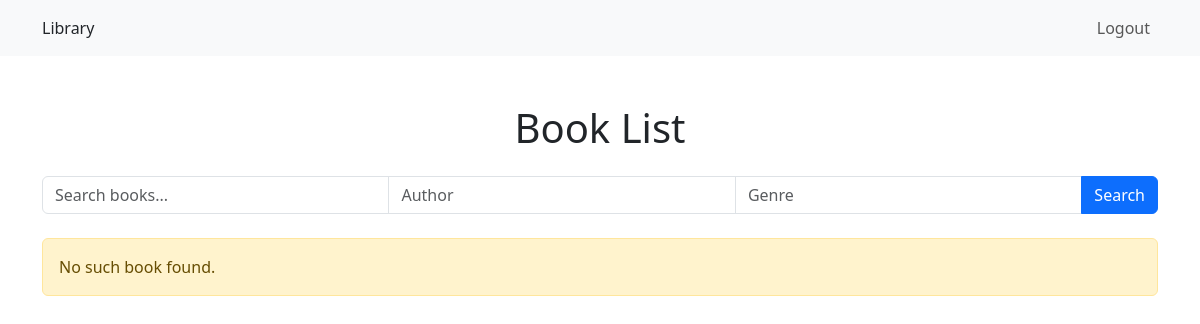
Page /books/library/?page=2 on the earlier database version.
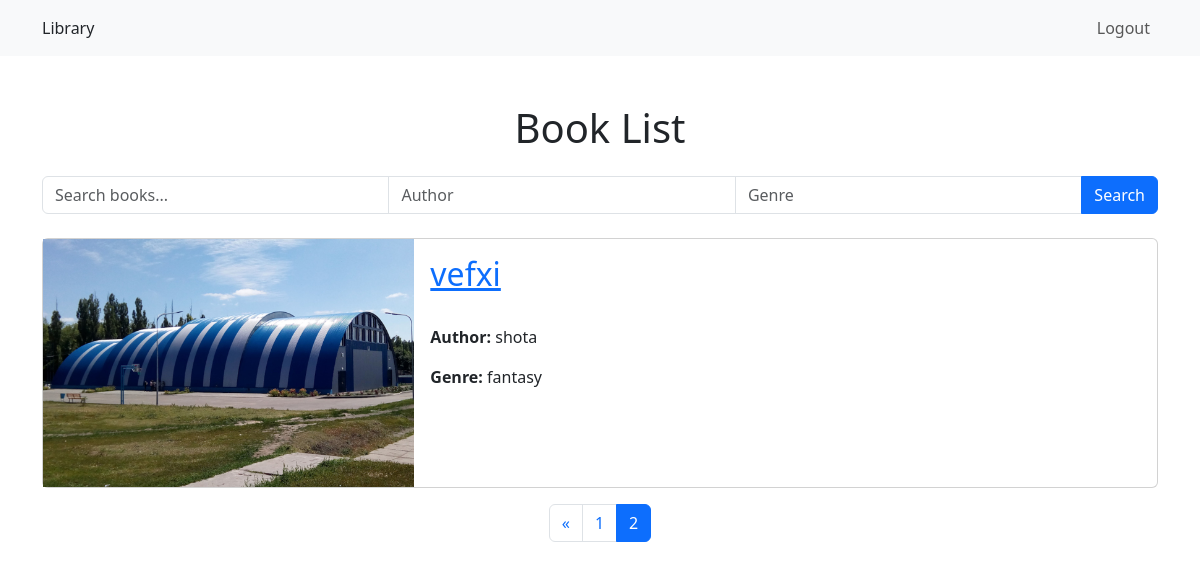
Same page on the later database version.
### books/models.py (models this page shows, shortened)
class Book(models.Model):
    author = models.ForeignKey(Author, on_delete=models.CASCADE)
    genre = models.ManyToManyField(Genre)
    title = models.CharField(max_length=200)
    publication_date = models.DateField()
    stock_quantity = models.IntegerField()
    image = models.ImageField(upload_to='book_images', null=True, blank=True, default='book_images/1.jpg')

class Author(models.Model):
    name = models.CharField(max_length=100)
    def __str__(self):
        return self.name

class Genre(models.Model):
    name = models.CharField(max_length=100)

### books/views.py (the view)
# urls.py: path('library/', library, name='library'),
def library(request):
    query = request.GET.get('query', '')
    author = request.GET.get('author', '')
    genre = request.GET.get('genre', '')
    books = Book.objects.all()
    if query:
        books = books.filter(title__icontains=query)
    if author:
        books = books.filter(author__name__icontains=author)  # Assuming 'name' is the field on the Author model
    if genre:
        books = books.filter(genre__name__icontains=genre)  # Assuming 'name' is the field on the Genre model
    filters_applied = any([query, author, genre])
    page = request.GET.get('page')
    if not filters_applied:
        paginator = Paginator(books, 2)  # Show 2 books per page
        try:
            books = paginator.page(page)
        except PageNotAnInteger:
            books = paginator.page(1)
            page = 1
        except EmptyPage:
            books = paginator.page(paginator.num_pages)
            page = paginator.num_pages
        else:
            page = int(page)
    else:
        page = None
    context = {
        'books': books,
        'filters_applied': filters_applied,
        'page': page,
    }
    return render(request, 'library.html', context)

### books/templates/library.html (shortened to what this page needs)
<!DOCTYPE html>
<html lang="en">
<head>
    <link href="https://cdn.jsdelivr.net/npm/bootstrap@5.3.0-alpha1/dist/css/bootstrap.min.css" rel="stylesheet">
</head>
<body>
<nav class="navbar navbar-expand-lg navbar-light bg-light">
    <div class="container">
        <a class="nav-link" href="{% url 'library' %}">Library</a>
        <div class="collapse navbar-collapse" id="navbarSupportedContent">
            <ul class="navbar-nav me-auto mb-2 mb-lg-0">
                <li class="nav-item">
                    <a class="nav-link" href="#"></a>
                </li>
            </ul>
            <ul class="navbar-nav">
                <li class="nav-item">
                    <a class="nav-link" href="{% url 'logout' %}">Logout</a>
                </li>
            </ul>
        </div>
    </div>
</nav>
<div class="container mt-5">
    <h1 class="text-center mb-4">Book List</h1>
    <form action="" method="GET" class="mb-4">
        <div class="input-group">
            <input type="text" name="query" class="form-control" placeholder="Search books...">
            <input type="text" name="author" class="form-control" placeholder="Author">
            <input type="text" name="genre" class="form-control" placeholder="Genre">
            <button type="submit" class="btn btn-primary">Search</button>
        </div>
    </form>
    {% if books %}
        {% for book in books %}
            <div class="card mb-3">
                <div class="row g-0">
                    <div class="col-md-4">
                        <img src="{{ book.image.url }}" alt="{{ book.title }}" class="img-fluid">
                    </div>
                    <div class="col-md-8">
                        <div class="card-body">
                            <h2 class="card-title"><a href="{% url 'book_detail' book.id %}">{{ book.title }}</a></h2><br>
                            <p class="card-text"><strong>Author:</strong> {{ book.author }}</p>
                            <p class="card-text"><strong>Genre:</strong>
                                {% for genre in book.genre.all %}
                                    {{ genre.name }}
                                {% endfor %}
                            </p>
                        </div>
                    </div>
                </div>
            </div>
        {% endfor %}
        {% if books.has_other_pages %}
            <ul class="pagination justify-content-center">
                {% if books.has_previous %}
                    <li class="page-item">
                        <a class="page-link" href="?page=1">&laquo;</a>
                    </li>
                    <li class="page-item">
                        <a class="page-link" href="?page={{ books.previous_page_number }}">{{ books.previous_page_number }}</a>
                    </li>
                {% endif %}
                <li class="page-item active" aria-current="page">
                    <a class="page-link" href="?page={{ books.number }}">{{ books.number }}</a>
                </li>
            </ul>
        {% endif %}
    {% else %}
        <div class="alert alert-warning" role="alert">
            No such book found.
        </div>
    {% endif %}
</div>
</body>
</html>

Differences in the rows shown:
added Book: image (picture), title "vefxi", author "shota"
added Genre: name "fantasy"
Other differences:
{{ books.previous_page_number }}: (not shown) → "1"
{{ books.number }}: (not shown) → "2"
text no longer shown: "No such book found."
